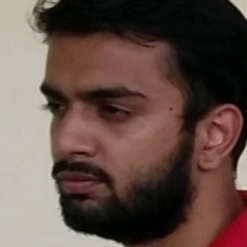
#> input picture Human/Human-detection-and-Tracking-master/d1/subject01.149.jpg, 247 x 247 px; its folder holds 3 pictures in this run
$ python create_face_model.py --images d1
#> lines starting #> are read from the running program, lines starting #| are printed output that depends on the picture
import cv2
import os
import sys
import numpy as np
from PIL import Image
import imutils
import argparse

cascadePath = "face_cascades/haarcascade_profileface.xml"
faceCascade = cv2.CascadeClassifier(cascadePath)
recognizer = cv2.face.LBPHFaceRecognizer_create


def get_images_and_labels(path):
    """
    convert images to matrices
    assign label to every image according to person
    Using test data to make the machine learn this data
    Args:
            path: path to images directory

    Returns:
    matrix of images, labels
    """
#> called with path = 'd1'
    i = 0
    image_paths = [os.path.join(path, f)
                   for f in os.listdir(path) if not f.endswith('.sad')]
    images = []
    labels = []
    for image_path in image_paths:
        image_pil = Image.open(image_path).convert('L')
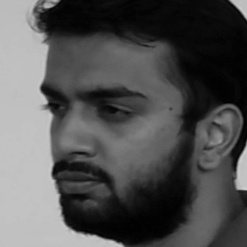
#> image_pil: PIL image 247x247 L; min 0, max 210, mean 82.1
        image = np.array(image_pil, 'uint8')
        image = imutils.resize(image, width=min(500, image.shape[1]))
        nbr = int(os.path.split(image_path)[1].split(
            ".")[0].replace("subject", ""))
        faces = faceCascade.detectMultiScale(image)
#> faces = [[21, 26, 199, 199]]
        for (x, y, w, h) in faces:
            images.append(image[y: y + h, x: x + w])
            # cv2.imwrite("subject02."+str(i)+".jpg",image[y: y + h, x: x + w])
            # i=i+1
            labels.append(nbr)
            cv2.imshow("Adding faces to traning set",
                       image[y: y + h, x: x + w])
            cv2.imshow('win', image[y: y + h, x: x + w])
            cv2.waitKey(50)
#> this loop made 1 pass
#> pass 1, in get_images_and_labels, `cv2.imshow("Adding faces to traning set", image[y: y + h, x: x + w])`:
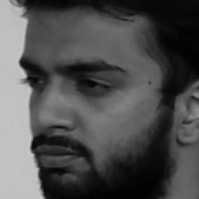
#> window 'Adding faces to traning set': shape (199, 199); min 1, max 202, mean 79
#> after the loop, images = 1 item; labels = [1]
#> pass 2 of the loop in get_images_and_labels, `for image_path in image_paths:`:
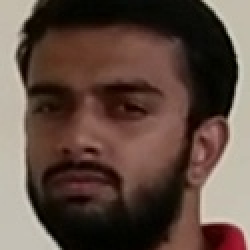
#> input picture Human/Human-detection-and-Tracking-master/d1/subject01.151.jpg, 125 x 125 px (shown 2 times larger)
#> in get_images_and_labels, `image_pil = Image.open(image_path).convert('L')`:
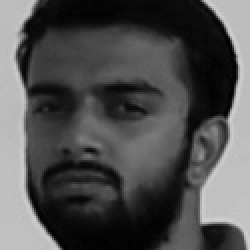
#> image_pil: PIL image 125x125 L (shown 2 times larger); min 0, max 209, mean 79.3
#> faces = [[11, 9, 104, 104]]
#> the loop in get_images_and_labels, `for (x, y, w, h) in faces:` made 1 pass
#> pass 1, in get_images_and_labels, `cv2.imshow("Adding faces to traning set", image[y: y + h, x: x + w])`:
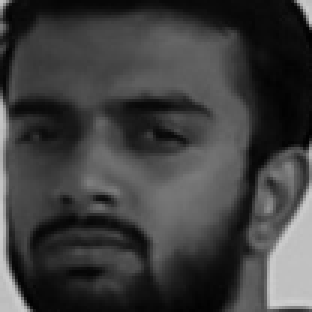
#> window 'Adding faces to traning set': shape (104, 104) (shown 3 times larger); min 1, max 208, mean 62.4
#> after the loop in get_images_and_labels, `for (x, y, w, h) in faces:`: images = 2 items; labels = [1, 1]
#> pass 3 of the loop in get_images_and_labels, `for image_path in image_paths:`:
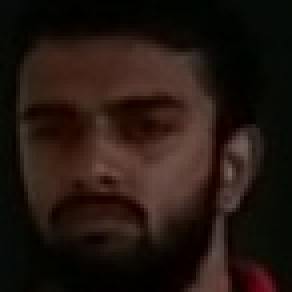
#> input picture Human/Human-detection-and-Tracking-master/d1/subject01.167.jpg, 73 x 73 px (shown 4 times larger)
#> in get_images_and_labels, `image_pil = Image.open(image_path).convert('L')`:
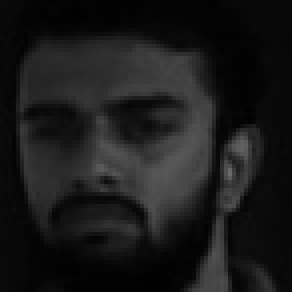
#> image_pil: PIL image 73x73 L (shown 4 times larger); min 0, max 106, mean 25.8
#> faces = [[4, 5, 64, 64]]
#> the loop in get_images_and_labels, `for (x, y, w, h) in faces:` made 1 pass
#> pass 1, in get_images_and_labels, `cv2.imshow("Adding faces to traning set", image[y: y + h, x: x + w])`:
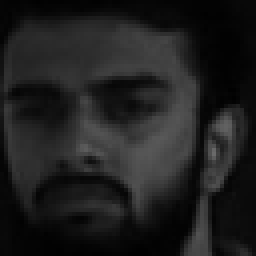
#> window 'Adding faces to traning set': shape (64, 64) (shown 4 times larger); min 1, max 106, mean 31
#> after the loop in get_images_and_labels, `for (x, y, w, h) in faces:`: images = 3 items; labels = [1, 1, 1]
    return images, labels


ap = argparse.ArgumentParser()
ap.add_argument("-i", "--images", required=True,
                help="path to images directory")
args = vars(ap.parse_args())
path = args["images"]
images, labels = get_images_and_labels(path)
#> images = 3 items; labels = [1, 1, 1]
cv2.destroyAllWindows()

#> (the run stopped early here; a loop or call above may not have finished)
